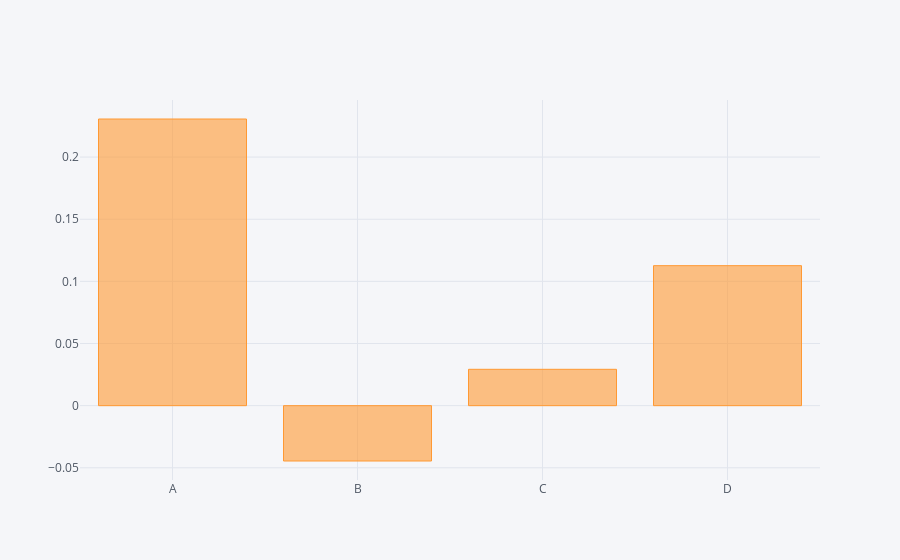

Notebook source saved alongside this figure:
### Code cell
df1.mean().iplot(kind='bar')

### Figure 1 — Plotly figure (JSON) as saved in the notebook; plotly's stock layout.template omitted (floating-point values rounded to 4 significant figures)
{"data": [{"marker": {"color": "rgba(255, 153, 51, 0.6)", "line": {"color": "rgba(255, 153, 51, 1.0)", "width": 1}}, "name": "None", "orientation": "v", "text": "", "type": "bar", "uid": "b16c4146-75eb-4c81-b044-38fbe5071bdc", "x": ["A", "B", "C", "D"], "y": [0.2306, -0.04453, 0.02925, 0.1126]}], "layout": {"legend": {"bgcolor": "#F5F6F9", "font": {"color": "#4D5663"}}, "paper_bgcolor": "#F5F6F9", "plot_bgcolor": "#F5F6F9", "title": {"font": {"color": "#4D5663"}}, "xaxis": {"gridcolor": "#E1E5ED", "showgrid": true, "tickfont": {"color": "#4D5663"}, "title": {"font": {"color": "#4D5663"}, "text": ""}, "zerolinecolor": "#E1E5ED"}, "yaxis": {"gridcolor": "#E1E5ED", "showgrid": true, "tickfont": {"color": "#4D5663"}, "title": {"font": {"color": "#4D5663"}, "text": ""}, "zerolinecolor": "#E1E5ED"}}}
